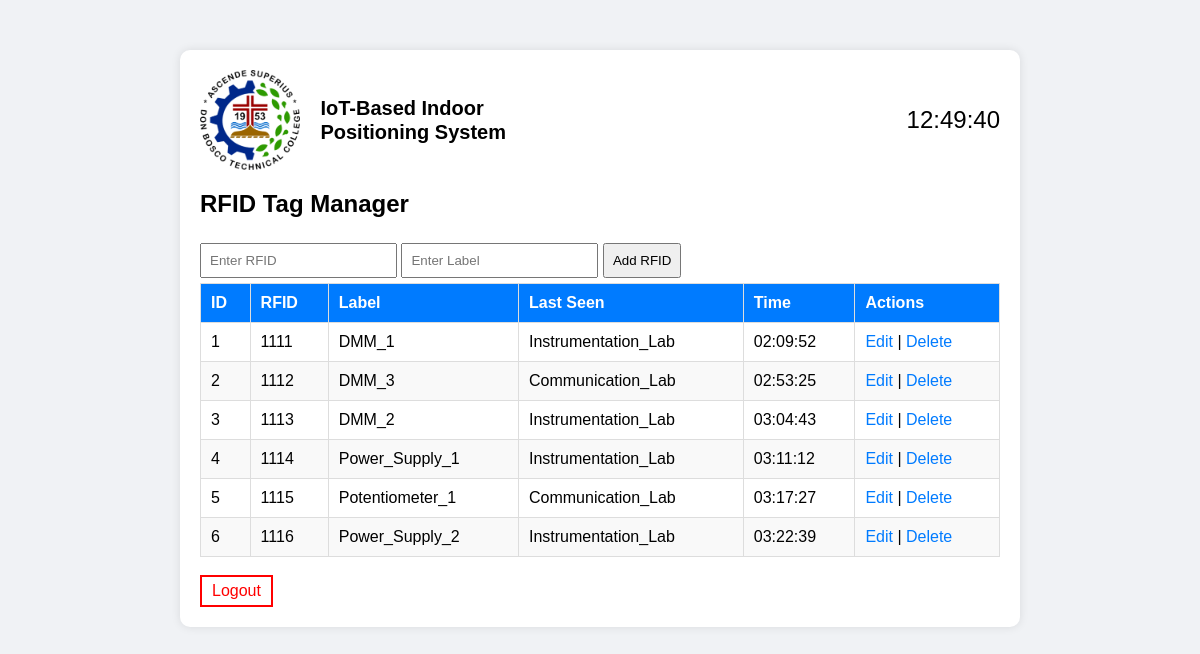
The page /dashboard (signed in) on the database its author committed.
### app.py (models this page shows)
class Tag(db.Model):
    id = db.Column(db.Integer, primary_key=True)
    rfid = db.Column(db.String(120), unique=True, nullable=False)
    label = db.Column(db.String(120), nullable=False)
    last_seen = db.Column(db.String(120), nullable=False)
    time_seen = db.Column(db.String(120), nullable=False)

### app.py (the view, shortened to what this page needs)
@app.route('/dashboard', methods=['GET', 'POST'])
@login_required
def dashboard():
    tags = Tag.query.all()
    return render_template('dashboard.html', tags=tags)

### app.py (called while the page is built)
@login_manager.user_loader
def load_user(user_id):
    return User.query.get(int(user_id))

### templates/dashboard.html (shortened to what this page needs)
{% extends "layout.html" %}
{% block content %}
<div class="box">
    <div style="display: flex; justify-content: space-between; align-items: center; gap: 20px;">
        <div style="display: flex; align-items: center; gap: 20px;">
            <img src="{{ url_for('static', filename='DONB.png') }}" alt="Don Bosco Logo" style="height: 100px;">
            <div style="font-size: 20px; font-weight: bold; line-height: 1.2;">
                IoT-Based Indoor<br>
                Positioning System
            </div>
        </div>
        <div style="font-size: 24px;" id="clock">
        </div>
    </div>
    <h2>RFID Tag Manager</h2>
    <form method="POST">
        <input type="text" name="rfid" placeholder="Enter RFID" required>
        <input type="text" name="label" placeholder="Enter Label" required>
        <button type="submit">Add RFID</button>
    </form>
    <table>
        <thead>
            <tr>
                <th>ID</th>
                <th>RFID</th>
                <th>Label</th>
                <th>Last Seen</th>
                <th>Time</th>
                <th>Actions</th>
            </tr>
        </thead>
        <tbody>
            {% for tag in tags %}
            <tr>
                <td>{{ tag.id }}</td>
                <td>{{ tag.rfid }}</td>
                <td>{{ tag.label }}</td>
                <td>{{ tag.last_seen.split(' ')[0] if tag.last_seen else "N/A" }}</td>
                <td>{{ tag.time_seen if tag.time_seen else "N/A" }}</td>
                <td>
                    <a href="{{ url_for('edit', id=tag.id) }}">Edit</a> |
                    <a href="{{ url_for('delete', id=tag.id) }}">Delete</a>
                </td>
            </tr>
            {% endfor %}
        </tbody>
    </table>
    <br>
    <a href="{{ url_for('logout') }}" style="display: inline-block; border: 2px solid red; padding: 5px 10px; color: red; text-decoration: none;">Logout</a>
</div>
{% endblock %}

### templates/layout.html (shortened to what this page needs)
<!DOCTYPE html>
<html lang="en">
<head>
</head>
<body>
    {% block content %}{% endblock %}
</body>
</html>

### templates/layout.html (style rules this page uses)
body { font-family: Arial, sans-serif; background-color: #f0f2f5; margin: 0; padding: 0; }
.box { width: 800px; margin: 50px auto; padding: 20px; background-color: white; border-radius: 10px; box-shadow: 0 0 10px rgba(0, 0, 0, 0.1); }
table { width: 100%; border-collapse: collapse; }
th, td { padding: 10px; text-align: left; border: 1px solid #ddd; }
th { background-color: #007bff; color: white; }
tr:nth-child(even) { background-color: #f9f9f9; }
a { color: #007bff; text-decoration: none; }
input, button { padding: 8px; margin: 5px 0; }

### rows shown on the page
Tag: id "1", rfid "1111", label "DMM_1", last_seen "Instrumentation_Lab", time_seen "02:09:52"
Tag: id "2", rfid "1112", label "DMM_3", last_seen "Communication_Lab", time_seen "02:53:25"
Tag: id "3", rfid "1113", label "DMM_2", last_seen "Instrumentation_Lab", time_seen "03:04:43"
Tag: id "4", rfid "1114", label "Power_Supply_1", last_seen "Instrumentation_Lab", time_seen "03:11:12"
Tag: id "5", rfid "1115", label "Potentiometer_1", last_seen "Communication_Lab", time_seen "03:17:27"
Tag: id "6", rfid "1116", label "Power_Supply_2", last_seen "Instrumentation_Lab", time_seen "03:22:39"
